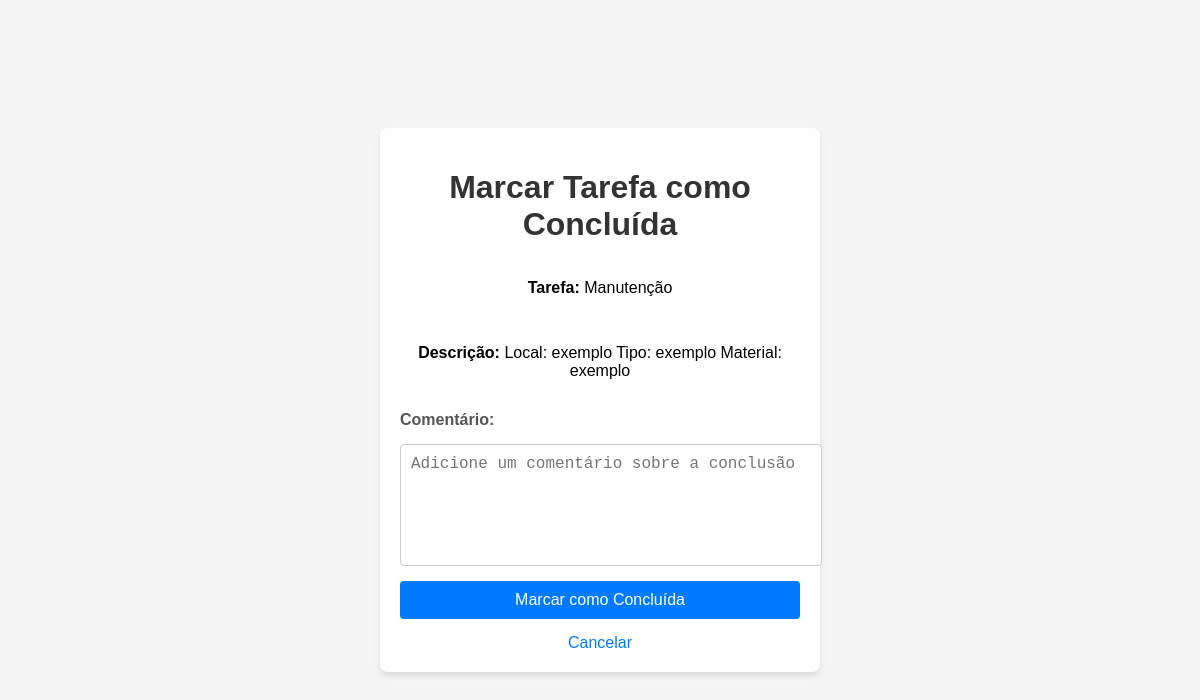
/done/3, run on the app's committed database.
### app/models/task.py (models this page shows, shortened)
class Task(db.Model):
    id = db.Column(db.Integer, primary_key=True)
    title = db.Column(db.String(100), nullable=False)
    description = db.Column(db.String(200), nullable=True)
    date = db.Column(db.DateTime, nullable=True)
    done = db.Column(db.Boolean, default=False)
    done_comment = db.Column(db.String(300), nullable=True)
    user_email = db.Column(db.String(120), nullable=False)

### app/routes/home.py (the view)
@home_bp.route('/done/<int:id>', methods=['GET', 'POST'])
def mark_task_done(id):
    task = Task.query.get(id)
    if not task:
        return "Tarefa não encontrada", 404
    if request.method == 'POST':
        task.done = True
        task.done_comment = request.form.get('done_comment')
        db.session.commit()
        return redirect(url_for('home.list_tasks'))
    return render_template('done.html', task=task)

### app/templates/done.html (shortened to what this page needs)
<!DOCTYPE html>
<html lang="pt-br">
  <head>
  </head>
  <body>
    <div class="container">
      <h1>Marcar Tarefa como Concluída</h1>
      <form
        action="{{ url_for('home.mark_task_done', id=task.id) }}"
        method="POST"
      >
        <p><strong>Tarefa:</strong> {{ task.title }}</p>
        <p><strong>Descrição:</strong> {{ task.description }}</p>
        <label for="done_comment">Comentário:</label>
        <textarea
          id="done_comment"
          name="done_comment"
          placeholder="Adicione um comentário sobre a conclusão"
        ></textarea>
        <button type="submit">Marcar como Concluída</button>
      </form>
      <a href="{{ url_for('home.list_tasks') }}">Cancelar</a>
    </div>
  </body>
</html>

### app/templates/done.html (style rules this page uses)
body { font-family: Arial, sans-serif; background-color: #f4f4f4; margin: 0; padding: 0; display: flex; justify-content: center; align-items: center; height: 100vh; }
.container { background: #fff; padding: 20px; border-radius: 8px; box-shadow: 0 4px 6px rgba(0, 0, 0, 0.1); width: 100%; max-width: 400px; text-align: center; }
h1 { margin-bottom: 20px; color: #333; }
form { display: flex; flex-direction: column; gap: 15px; }
label { text-align: left; font-weight: bold; color: #555; }
textarea, button { width: 100%; padding: 10px; font-size: 16px; border: 1px solid #ccc; border-radius: 4px; }
textarea { resize: none; height: 100px; }
button { background-color: #007bff; color: white; border: none; cursor: pointer; transition: background-color 0.3s ease; }
a { display: inline-block; margin-top: 15px; text-decoration: none; color: #007bff; }

### data on the page
Task: title "Manutenção", description "Local: exemplo Tipo: exemplo Material: exemplo"
